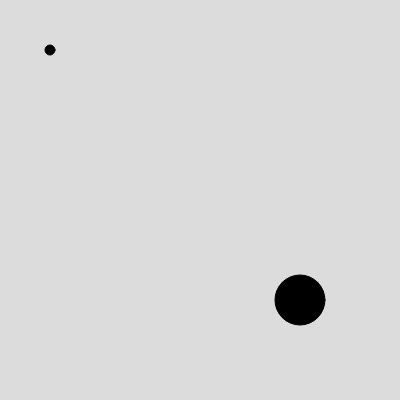
Frame 1 (no input)
Frame 60 (no input): identical to frame 1, image omitted
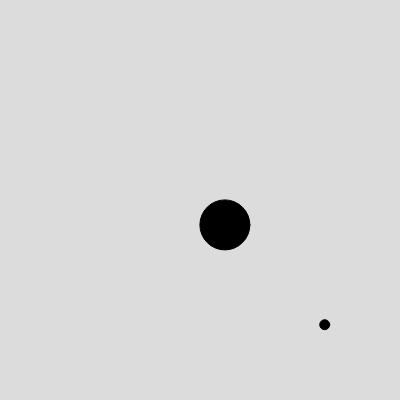
Frame 120 (the mouse pressed at the canvas centre since frame 60)

The p5.js sketch that drew these frames (run headless with seeded random() and noise() and a simulated clock; from frame 60 on, the mouse is pressed at the canvas centre):

// p5.js sketch
// ── sketch.js
let m;
let m2;

function setup() {
  createCanvas(400, 400);
  m = new Mover(50, 50, 10);
  m2 = new Mover(300, 300, 50);
}

function draw() {
  background(220);
  m.update();
  m.show();
  m2.update();
  m2.show();

  if (mouseIsPressed) {
    let mousePos = createVector(mouseX, mouseY);
    m.attractTo(mousePos);
    m2.attractTo(mousePos);
  }
}

// ── Mover.js
class Mover {
  constructor(x, y, m) {
    this.pos = createVector(x, y);
    this.vel = createVector();
    this.acc = createVector();
    this.m = m;
  }

  applyForce(aForce) {
    let f = p5.Vector.div(aForce, this.m);
    this.acc.add(f);
  }

  attractTo(aPos){
    let force= p5.Vector.sub(aPos, this.pos);
    force.limit(3);
    this.applyForce(force);
  }

  update() {
    this.vel.add(this.acc);
    this.pos.add(this.vel);
    this.acc.set(0, 0);
  }

  show() {
    fill(0);
    circle(this.pos.x, this.pos.y, this.m);
  }
}
